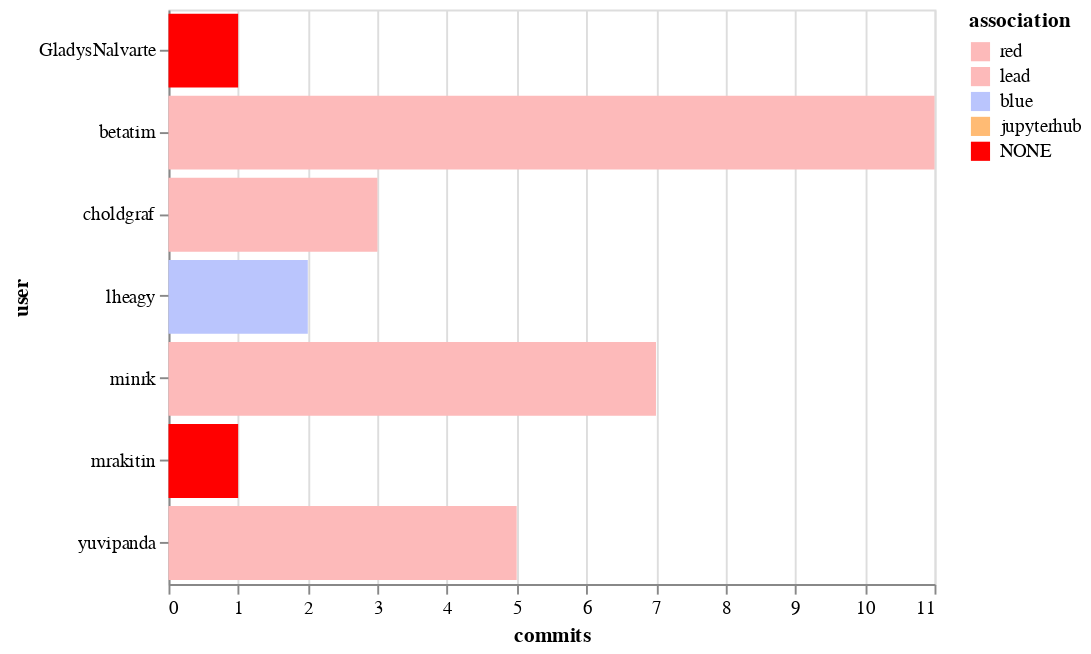

This figure's notebook cell:
### Code cell
alt.Chart(top_committers).mark_bar().encode(
    x='commits',
    y='user',
    color=alt.Color('association', scale=color_scale)
)

### Figure 1 — Vega-Lite specification as saved in the notebook (floating-point values rounded to 4 significant figures)
{"$schema": "https://vega.github.io/schema/vega-lite/v2.6.0.json", "config": {"view": {"height": 300, "width": 400}}, "data": {"name": "data-ccc59788db10f22b701430fe456ae0ad"}, "datasets": {"data-ccc59788db10f22b701430fe456ae0ad": [{"association": "red", "commits": 11, "user": "betatim"}, {"association": "lead", "commits": 7, "user": "minrk"}, {"association": "red", "commits": 5, "user": "yuvipanda"}, {"association": "red", "commits": 3, "user": "choldgraf"}, {"association": "blue", "commits": 2, "user": "lheagy"}, {"association": "NONE", "commits": 1, "user": "mrakitin"}, {"association": "NONE", "commits": 1, "user": "GladysNalvarte"}]}, "encoding": {"color": {"field": "association", "scale": {"domain": ["red", "lead", "blue", "jupyterhub", "NONE"], "range": ["#fdbaba", "#fdbaba", "#bac5fd", "#ffbb74", "red"]}, "type": "nominal"}, "x": {"field": "commits", "type": "quantitative"}, "y": {"field": "user", "type": "nominal"}}, "mark": "bar"}
